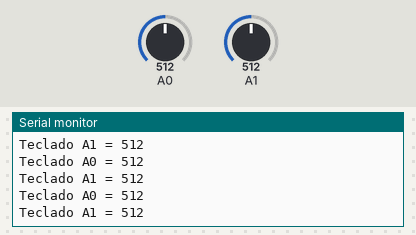
Recording of a sketch running on a simulated Arduino Uno, built with avr-gcc and run on an emulated ATmega328P. Parts: the last lines printed to the serial monitor. The inputs (shaded band) are chosen by the test bench; at power-on: A0 = 512, A1 = 512.

Above: at 1.2 s.
1.3 s: A0 set to 111
At 1.37 s:
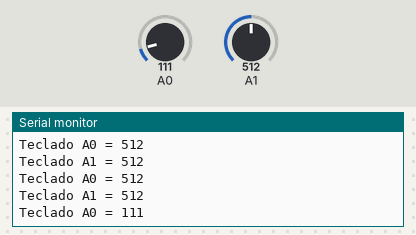
4.3 s: A0 set to 93
At 4.3 s:
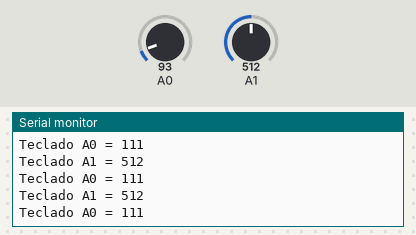
7.3 s: A1 set to 993
At 7.35 s:
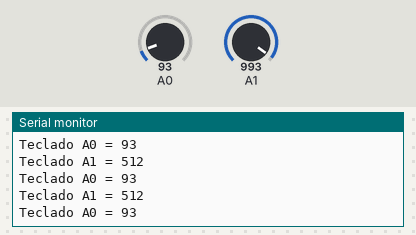
10.3 s: A1 set to 1009
At 10.4 s:
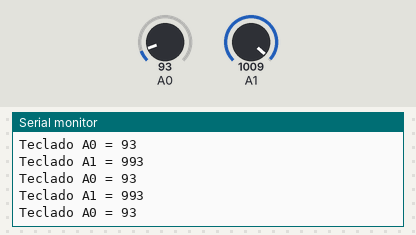
Timing chart, 0 to 13.3 s (numbered marks = the images above; inputs shaded):
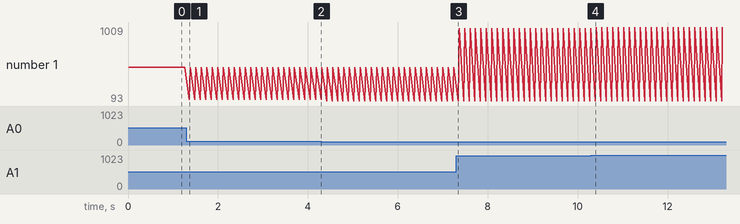

The sketch:

debugr2r.ino
```cpp
void setup()
{
  Serial.begin(9600); //Inicia a serial com um baud rate de 9600
}

void loop()
{
  long tecladoA0=0; //Cria variável para ler o teclado ligado ao pino A0
  long tecladoA1=0;

  for(int i=0;i<100;i++) //Laço para fazer 100 leituras
  {
    tecladoA0 = tecladoA0+analogRead(A0); //Soma a leitura anterior com a leitura atual de A0
    tecladoA1 = tecladoA1+analogRead(A1);
  }

  tecladoA0 = tecladoA0/100;
  tecladoA1 = tecladoA1/100;

  Serial.print("Teclado A0 = "); //Imprime no Serial Monitor "Teclado A0 = "
  Serial.println(tecladoA0); //Imprime o valor de A0
  Serial.print("\n");
  Serial.print("Teclado A1 = "); //Imprime no Serial Monitor "Teclado A0 = "
  Serial.println(tecladoA1); //Imprime o valor de A0
  Serial.print("\n"); //Pula 2 linha no Serial Monitor

  delay(100); //Aguarda 100 milissegundos

}
```

Measured:
- after the input at 1.3 s, the serial monitor: prints a new line after 0.06 s (image 1)
- plotted number 1: 512 → 111 after the input at 1.3 s, 512 → 993 after the input at 7.3 s, 993 → 1009 after the input at 10.3 s
